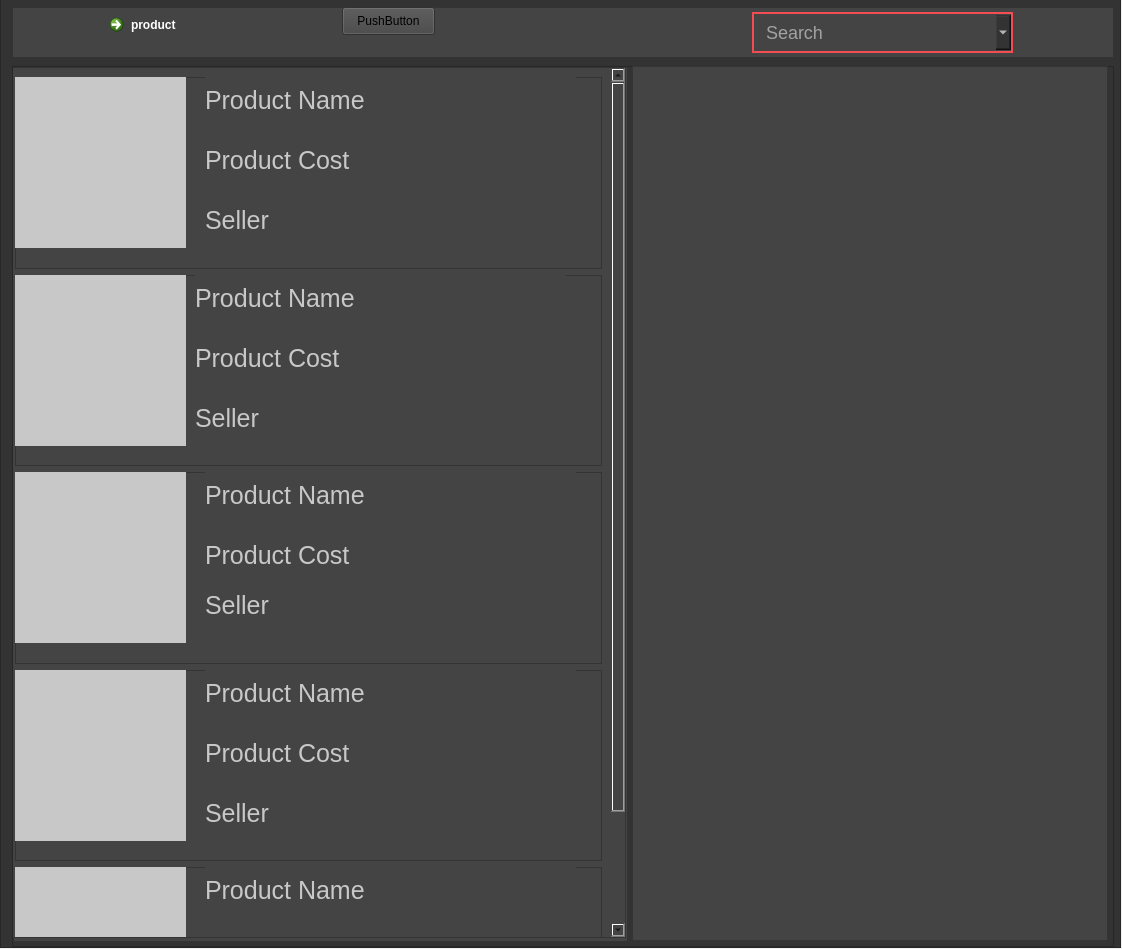
<?xml version="1.0" encoding="UTF-8"?>
<ui version="4.0">
 <class>MainWindow</class>
 <widget class="QMainWindow" name="MainWindow">
  <property name="geometry">
   <rect>
    <x>0</x>
    <y>0</y>
    <width>1122</width>
    <height>949</height>
   </rect>
  </property>
  <property name="sizePolicy">
   <sizepolicy hsizetype="Expanding" vsizetype="Expanding">
    <horstretch>50</horstretch>
    <verstretch>50</verstretch>
   </sizepolicy>
  </property>
  <property name="minimumSize">
   <size>
    <width>1122</width>
    <height>949</height>
   </size>
  </property>
  <property name="maximumSize">
   <size>
    <width>1122</width>
    <height>949</height>
   </size>
  </property>
  <property name="windowTitle">
   <string>depot</string>
  </property>
  <property name="windowIcon">
   <iconset>
    <normalon>Resources/Icons/Logo.png</normalon>
   </iconset>
  </property>
  <widget class="QWidget" name="centralwidget">
   <widget class="QFrame" name="frame">
    <property name="geometry">
     <rect>
      <x>0</x>
      <y>-3</y>
      <width>1121</width>
      <height>951</height>
     </rect>
    </property>
    <property name="styleSheet">
     <string notr="true">background: #333</string>
    </property>
    <property name="frameShape">
     <enum>QFrame::StyledPanel</enum>
    </property>
    <property name="frameShadow">
     <enum>QFrame::Raised</enum>
    </property>
    <widget class="QFrame" name="frm_NavBar">
     <property name="geometry">
      <rect>
       <x>12</x>
       <y>10</y>
       <width>1102</width>
       <height>51</height>
      </rect>
     </property>
     <property name="sizePolicy">
      <sizepolicy hsizetype="Fixed" vsizetype="Fixed">
       <horstretch>0</horstretch>
       <verstretch>0</verstretch>
      </sizepolicy>
     </property>
     <property name="minimumSize">
      <size>
       <width>586</width>
       <height>0</height>
      </size>
     </property>
     <property name="maximumSize">
      <size>
       <width>1865</width>
       <height>51</height>
      </size>
     </property>
     <property name="styleSheet">
      <string notr="true">background: #444;
</string>
     </property>
     <property name="frameShape">
      <enum>QFrame::StyledPanel</enum>
     </property>
     <property name="frameShadow">
      <enum>QFrame::Raised</enum>
     </property>
     <widget class="QFrame" name="frame_7">
      <property name="geometry">
       <rect>
        <x>740</x>
        <y>5</y>
        <width>261</width>
        <height>41</height>
       </rect>
      </property>
      <property name="frameShape">
       <enum>QFrame::StyledPanel</enum>
      </property>
      <property name="frameShadow">
       <enum>QFrame::Raised</enum>
      </property>
      <widget class="QLineEdit" name="lineEdit">
       <property name="geometry">
        <rect>
         <x>0</x>
         <y>0</y>
         <width>261</width>
         <height>41</height>
        </rect>
       </property>
       <property name="styleSheet">
        <string notr="true">border: 2px solid rgb(243, 76, 83);
padding-left: 10px;
color: white;
font-size: 18px;
</string>
       </property>
       <property name="placeholderText">
        <string>Search</string>
       </property>
      </widget>
      <widget class="QComboBox" name="comboBox">
       <property name="geometry">
        <rect>
         <x>244</x>
         <y>3</y>
         <width>15</width>
         <height>35</height>
        </rect>
       </property>
       <property name="styleSheet">
        <string notr="true">border: none;
background: #333;
padding-left: 10px;
color: white;
font-size: 18px;
</string>
       </property>
       <property name="inputMethodHints">
        <set>Qt::ImhNone</set>
       </property>
      </widget>
     </widget>
     <widget class="QCommandLinkButton" name="commandLinkButton">
      <property name="geometry">
       <rect>
        <x>90</x>
        <y>0</y>
        <width>187</width>
        <height>41</height>
       </rect>
      </property>
      <property name="styleSheet">
       <string notr="true">color: white;</string>
      </property>
      <property name="text">
       <string>product</string>
      </property>
     </widget>
     <widget class="QPushButton" name="pushButton">
      <property name="geometry">
       <rect>
        <x>330</x>
        <y>0</y>
        <width>93</width>
        <height>28</height>
       </rect>
      </property>
      <property name="text">
       <string>PushButton</string>
      </property>
     </widget>
    </widget>
    <widget class="QFrame" name="frm__StoreView">
     <property name="geometry">
      <rect>
       <x>12</x>
       <y>69</y>
       <width>1102</width>
       <height>881</height>
      </rect>
     </property>
     <property name="maximumSize">
      <size>
       <width>16777215</width>
       <height>16777215</height>
      </size>
     </property>
     <property name="styleSheet">
      <string notr="true"/>
     </property>
     <property name="frameShape">
      <enum>QFrame::StyledPanel</enum>
     </property>
     <property name="frameShadow">
      <enum>QFrame::Raised</enum>
     </property>
     <widget class="QFrame" name="frm_ProductPreview">
      <property name="geometry">
       <rect>
        <x>1</x>
        <y>1</y>
        <width>615</width>
        <height>875</height>
       </rect>
      </property>
      <property name="sizePolicy">
       <sizepolicy hsizetype="Expanding" vsizetype="Preferred">
        <horstretch>0</horstretch>
        <verstretch>0</verstretch>
       </sizepolicy>
      </property>
      <property name="minimumSize">
       <size>
        <width>0</width>
        <height>0</height>
       </size>
      </property>
      <property name="maximumSize">
       <size>
        <width>16777215</width>
        <height>16777215</height>
       </size>
      </property>
      <property name="styleSheet">
       <string notr="true">background: #444;
</string>
      </property>
      <property name="frameShape">
       <enum>QFrame::StyledPanel</enum>
      </property>
      <property name="frameShadow">
       <enum>QFrame::Raised</enum>
      </property>
      <widget class="QScrollArea" name="scrollArea">
       <property name="geometry">
        <rect>
         <x>-8</x>
         <y>0</y>
         <width>621</width>
         <height>871</height>
        </rect>
       </property>
       <property name="styleSheet">
        <string notr="true"/>
       </property>
       <property name="verticalScrollBarPolicy">
        <enum>Qt::ScrollBarAlwaysOn</enum>
       </property>
       <property name="widgetResizable">
        <bool>true</bool>
       </property>
       <widget class="QWidget" name="scrollAreaWidgetContents">
        <property name="geometry">
         <rect>
          <x>0</x>
          <y>0</y>
          <width>598</width>
          <height>1000</height>
         </rect>
        </property>
        <property name="minimumSize">
         <size>
          <width>0</width>
          <height>1000</height>
         </size>
        </property>
        <layout class="QVBoxLayout" name="verticalLayout">
         <item>
          <widget class="QFrame" name="frame_4">
           <property name="styleSheet">
            <string notr="true"/>
           </property>
           <property name="frameShape">
            <enum>QFrame::StyledPanel</enum>
           </property>
           <property name="frameShadow">
            <enum>QFrame::Raised</enum>
           </property>
           <widget class="QLabel" name="lbl_Image_3">
            <property name="geometry">
             <rect>
              <x>0</x>
              <y>0</y>
              <width>171</width>
              <height>171</height>
             </rect>
            </property>
            <property name="styleSheet">
             <string notr="true">background: rgb(200, 200, 200);
</string>
            </property>
            <property name="text">
             <string/>
            </property>
           </widget>
           <widget class="QLabel" name="label_8">
            <property name="geometry">
             <rect>
              <x>190</x>
              <y>0</y>
              <width>371</width>
              <height>47</height>
             </rect>
            </property>
            <property name="styleSheet">
             <string notr="true">color: rgb(200, 200, 200);
font-size: 25px;
</string>
            </property>
            <property name="text">
             <string>Product Name</string>
            </property>
           </widget>
           <widget class="QLabel" name="label_9">
            <property name="geometry">
             <rect>
              <x>190</x>
              <y>60</y>
              <width>371</width>
              <height>47</height>
             </rect>
            </property>
            <property name="styleSheet">
             <string notr="true">color: rgb(200, 200, 200);
font-size: 25px;
</string>
            </property>
            <property name="text">
             <string>Product Cost</string>
            </property>
           </widget>
           <widget class="QLabel" name="label_10">
            <property name="geometry">
             <rect>
              <x>190</x>
              <y>120</y>
              <width>371</width>
              <height>47</height>
             </rect>
            </property>
            <property name="styleSheet">
             <string notr="true">color: rgb(200, 200, 200);
font-size: 25px;
</string>
            </property>
            <property name="text">
             <string>Seller</string>
            </property>
           </widget>
          </widget>
         </item>
         <item>
          <widget class="QFrame" name="frame_2">
           <property name="styleSheet">
            <string notr="true"/>
           </property>
           <property name="frameShape">
            <enum>QFrame::StyledPanel</enum>
           </property>
           <property name="frameShadow">
            <enum>QFrame::Raised</enum>
           </property>
           <widget class="QLabel" name="lbl_Image">
            <property name="geometry">
             <rect>
              <x>0</x>
              <y>0</y>
              <width>171</width>
              <height>171</height>
             </rect>
            </property>
            <property name="styleSheet">
             <string notr="true">background: rgb(200, 200, 200);
</string>
            </property>
            <property name="text">
             <string/>
            </property>
           </widget>
           <widget class="QLabel" name="label_2">
            <property name="geometry">
             <rect>
              <x>180</x>
              <y>0</y>
              <width>371</width>
              <height>47</height>
             </rect>
            </property>
            <property name="styleSheet">
             <string notr="true">color: rgb(200, 200, 200);
font-size: 25px;
</string>
            </property>
            <property name="text">
             <string>Product Name</string>
            </property>
           </widget>
           <widget class="QLabel" name="label_3">
            <property name="geometry">
             <rect>
              <x>180</x>
              <y>60</y>
              <width>371</width>
              <height>47</height>
             </rect>
            </property>
            <property name="styleSheet">
             <string notr="true">color: rgb(200, 200, 200);
font-size: 25px;
</string>
            </property>
            <property name="text">
             <string>Product Cost</string>
            </property>
           </widget>
           <widget class="QLabel" name="label_4">
            <property name="geometry">
             <rect>
              <x>180</x>
              <y>120</y>
              <width>371</width>
              <height>47</height>
             </rect>
            </property>
            <property name="styleSheet">
             <string notr="true">color: rgb(200, 200, 200);
font-size: 25px;
</string>
            </property>
            <property name="text">
             <string>Seller</string>
            </property>
           </widget>
          </widget>
         </item>
         <item>
          <widget class="QFrame" name="frame_3">
           <property name="styleSheet">
            <string notr="true"/>
           </property>
           <property name="frameShape">
            <enum>QFrame::StyledPanel</enum>
           </property>
           <property name="frameShadow">
            <enum>QFrame::Raised</enum>
           </property>
           <widget class="QLabel" name="lbl_Image_2">
            <property name="geometry">
             <rect>
              <x>0</x>
              <y>0</y>
              <width>171</width>
              <height>171</height>
             </rect>
            </property>
            <property name="styleSheet">
             <string notr="true">background: rgb(200, 200, 200);
</string>
            </property>
            <property name="text">
             <string/>
            </property>
           </widget>
           <widget class="QLabel" name="label_5">
            <property name="geometry">
             <rect>
              <x>190</x>
              <y>0</y>
              <width>371</width>
              <height>47</height>
             </rect>
            </property>
            <property name="styleSheet">
             <string notr="true">color: rgb(200, 200, 200);
font-size: 25px;
</string>
            </property>
            <property name="text">
             <string>Product Name</string>
            </property>
           </widget>
           <widget class="QLabel" name="label_6">
            <property name="geometry">
             <rect>
              <x>190</x>
              <y>60</y>
              <width>371</width>
              <height>47</height>
             </rect>
            </property>
            <property name="styleSheet">
             <string notr="true">color: rgb(200, 200, 200);
font-size: 25px;
</string>
            </property>
            <property name="text">
             <string>Product Cost</string>
            </property>
           </widget>
           <widget class="QLabel" name="label_7">
            <property name="geometry">
             <rect>
              <x>190</x>
              <y>110</y>
              <width>371</width>
              <height>47</height>
             </rect>
            </property>
            <property name="styleSheet">
             <string notr="true">color: rgb(200, 200, 200);
font-size: 25px;
</string>
            </property>
            <property name="text">
             <string>Seller</string>
            </property>
           </widget>
          </widget>
         </item>
         <item>
          <widget class="QFrame" name="frame_5">
           <property name="styleSheet">
            <string notr="true"/>
           </property>
           <property name="frameShape">
            <enum>QFrame::StyledPanel</enum>
           </property>
           <property name="frameShadow">
            <enum>QFrame::Raised</enum>
           </property>
           <widget class="QLabel" name="lbl_Image_4">
            <property name="geometry">
             <rect>
              <x>0</x>
              <y>0</y>
              <width>171</width>
              <height>171</height>
             </rect>
            </property>
            <property name="styleSheet">
             <string notr="true">background: rgb(200, 200, 200);
</string>
            </property>
            <property name="text">
             <string/>
            </property>
           </widget>
           <widget class="QLabel" name="label_11">
            <property name="geometry">
             <rect>
              <x>190</x>
              <y>0</y>
              <width>371</width>
              <height>47</height>
             </rect>
            </property>
            <property name="styleSheet">
             <string notr="true">color: rgb(200, 200, 200);
font-size: 25px;
</string>
            </property>
            <property name="text">
             <string>Product Name</string>
            </property>
           </widget>
           <widget class="QLabel" name="label_12">
            <property name="geometry">
             <rect>
              <x>190</x>
              <y>60</y>
              <width>371</width>
              <height>47</height>
             </rect>
            </property>
            <property name="styleSheet">
             <string notr="true">color: rgb(200, 200, 200);
font-size: 25px;
</string>
            </property>
            <property name="text">
             <string>Product Cost</string>
            </property>
           </widget>
           <widget class="QLabel" name="label_13">
            <property name="geometry">
             <rect>
              <x>190</x>
              <y>120</y>
              <width>371</width>
              <height>47</height>
             </rect>
            </property>
            <property name="styleSheet">
             <string notr="true">color: rgb(200, 200, 200);
font-size: 25px;
</string>
            </property>
            <property name="text">
             <string>Seller</string>
            </property>
           </widget>
          </widget>
         </item>
         <item>
          <widget class="QFrame" name="frame_6">
           <property name="styleSheet">
            <string notr="true"/>
           </property>
           <property name="frameShape">
            <enum>QFrame::StyledPanel</enum>
           </property>
           <property name="frameShadow">
            <enum>QFrame::Raised</enum>
           </property>
           <widget class="QLabel" name="lbl_Image_5">
            <property name="geometry">
             <rect>
              <x>0</x>
              <y>0</y>
              <width>171</width>
              <height>171</height>
             </rect>
            </property>
            <property name="styleSheet">
             <string notr="true">background: rgb(200, 200, 200);
</string>
            </property>
            <property name="text">
             <string/>
            </property>
           </widget>
           <widget class="QLabel" name="label_14">
            <property name="geometry">
             <rect>
              <x>190</x>
              <y>0</y>
              <width>371</width>
              <height>47</height>
             </rect>
            </property>
            <property name="styleSheet">
             <string notr="true">color: rgb(200, 200, 200);
font-size: 25px;
</string>
            </property>
            <property name="text">
             <string>Product Name</string>
            </property>
           </widget>
           <widget class="QLabel" name="label_15">
            <property name="geometry">
             <rect>
              <x>190</x>
              <y>60</y>
              <width>371</width>
              <height>47</height>
             </rect>
            </property>
            <property name="styleSheet">
             <string notr="true">color: rgb(200, 200, 200);
font-size: 25px;
</string>
            </property>
            <property name="text">
             <string>Product Cost</string>
            </property>
           </widget>
           <widget class="QLabel" name="label_16">
            <property name="geometry">
             <rect>
              <x>190</x>
              <y>120</y>
              <width>371</width>
              <height>47</height>
             </rect>
            </property>
            <property name="styleSheet">
             <string notr="true">color: rgb(200, 200, 200);
font-size: 25px;
</string>
            </property>
            <property name="text">
             <string>Seller</string>
            </property>
           </widget>
          </widget>
         </item>
        </layout>
       </widget>
      </widget>
     </widget>
     <widget class="QFrame" name="frm_ProductDescription">
      <property name="geometry">
       <rect>
        <x>620</x>
        <y>0</y>
        <width>476</width>
        <height>875</height>
       </rect>
      </property>
      <property name="sizePolicy">
       <sizepolicy hsizetype="Preferred" vsizetype="Preferred">
        <horstretch>0</horstretch>
        <verstretch>0</verstretch>
       </sizepolicy>
      </property>
      <property name="styleSheet">
       <string notr="true">background: #444;
</string>
      </property>
      <property name="frameShape">
       <enum>QFrame::StyledPanel</enum>
      </property>
      <property name="frameShadow">
       <enum>QFrame::Raised</enum>
      </property>
      <layout class="QVBoxLayout" name="verticalLayout_4"/>
     </widget>
    </widget>
   </widget>
  </widget>
 </widget>
 <resources/>
 <connections/>
</ui>
